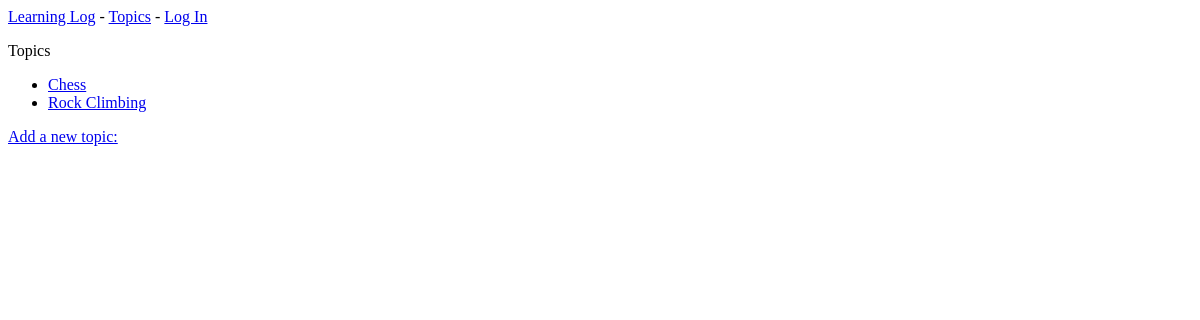
The app's page /topics/, older data.
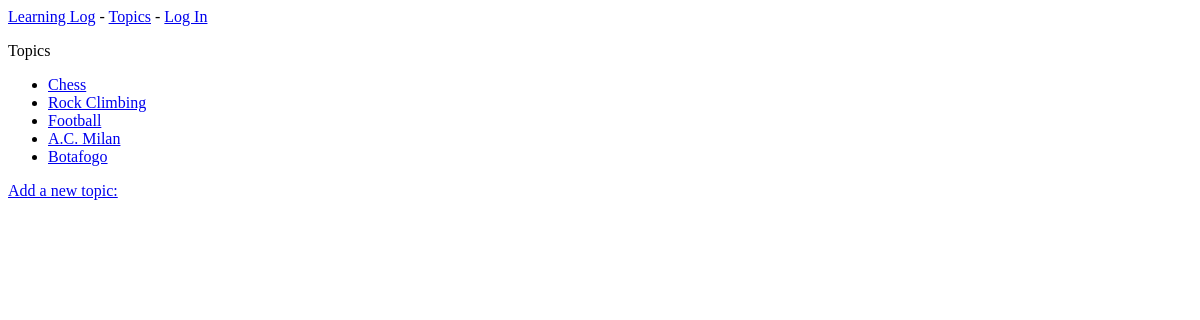
The same page, newer data.
### learning_logs/models.py (models this page shows)
class Topic(models.Model):
    text = models.CharField(max_length=200)
    date_added = models.DateTimeField(auto_now_add=True)
    def __str__(self) -> str:
        return self.text

### learning_logs/views.py (the view)
# urls.py: path('topics/', views.topics, name='topics'), # Mostra todos os assuntos
def topics(request):
    topics = Topic.objects.order_by('date_added')
    context = {'topics': topics}
    return render(request, 'learning_logs/pages/topics.html', context)

### learning_logs/templates/learning_logs/pages/topics.html
{% extends 'learning_logs/pages/base.html' %}
{% block content %}
    <p>Topics</p>
    <ul>
        {% for topic in topics %}
            <li>
                <a href="{% url 'learning_logs:topic' topic.id %}">{{ topic }}</a>
            </li>
        {% empty %}
            <li>No topics have been added yet.</li>
        {% endfor %}
    </ul>
    <a href="{% url 'learning_logs:new_topic' %}">Add a new topic:</a>
{% endblock content %}

Row changes from the older to the newer data that the page shows:
added Topic: text "Football"
added Topic: text "A.C. Milan"
added Topic: text "Botafogo"
